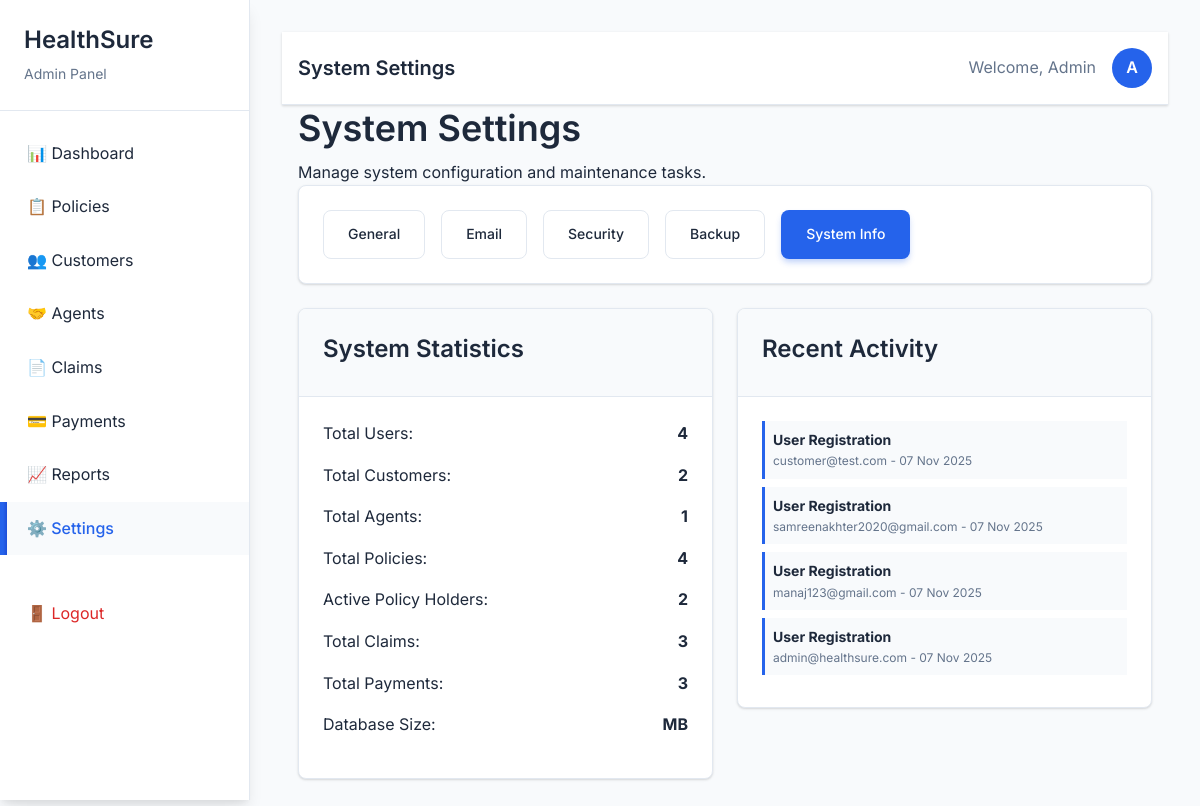
Page /HealthSure/admin/settings.php?tab=system (signed in) on the committed database.
### tables this page shows
CREATE TABLE `users` (
  `user_id` int(11) NOT NULL,
  `email` varchar(255) NOT NULL,
  `password_hash` varchar(255) NOT NULL,
  `role` enum('admin','agent','customer') NOT NULL,
  `status` enum('active','blocked') DEFAULT 'active',
  `created_at` timestamp NOT NULL DEFAULT current_timestamp(),
  `updated_at` timestamp NOT NULL DEFAULT current_timestamp() ON UPDATE current_timestamp()
);

### HealthSure/includes/functions.php (called while the page is built, shortened)
<?php
function format_date($date) {
    return date('d M Y', strtotime($date));
}
?>

### HealthSure/admin/settings.php (the view, shortened to what this page needs)
<?php
require_once '../config/database.php';
require_once '../includes/functions.php';
$tab = $_GET['tab'] ?? 'general';
$stmt = $conn->query("SELECT
                     (SELECT COUNT(*) FROM users) as total_users,
                     (SELECT COUNT(*) FROM customers) as total_customers,
                     (SELECT COUNT(*) FROM agents) as total_agents,
                     (SELECT COUNT(*) FROM policies) as total_policies,
                     (SELECT COUNT(*) FROM policy_holders) as total_policy_holders,
                     (SELECT COUNT(*) FROM claims) as total_claims,
                     (SELECT COUNT(*) FROM payments) as total_payments");
$system_stats = $stmt->fetch(PDO::FETCH_ASSOC);
$stmt = $conn->query("SELECT 'User Registration' as activity, u.email, u.created_at as activity_date
                     FROM users u
                     ORDER BY u.created_at DESC
                     LIMIT 10");
$recent_activity = $stmt->fetchAll(PDO::FETCH_ASSOC);
$stmt = $conn->query("SELECT
                     ROUND(SUM(data_length + index_length) / 1024 / 1024, 1) AS db_size_mb
                     FROM information_schema.tables
                     WHERE table_schema = 'healthsure_db'");
$db_info = $stmt->fetch(PDO::FETCH_ASSOC);
?>
<!DOCTYPE html>
<html lang="en">
<head>
    <link rel="stylesheet" href="../assets/css/style.css">
    <link rel="stylesheet" href="../assets/css/animations.css">
</head>
<body>
    <?php include 'includes/sidebar.php'; ?>
    <div class="main-content">
        <?php include 'includes/header.php'; ?>
        <div class="container">
            <h1>System Settings</h1>
            <p class="text-light">Manage system configuration and maintenance tasks.</p>
            <div class="card mb-4">
                <div class="card-body">
                    <div class="d-flex" style="gap: 1rem;">
                        <a href="?tab=general" class="btn <?php echo $tab === 'general' ? 'btn-primary' : 'btn-outline'; ?>">General</a>
                        <a href="?tab=email" class="btn <?php echo $tab === 'email' ? 'btn-primary' : 'btn-outline'; ?>">Email</a>
                        <a href="?tab=security" class="btn <?php echo $tab === 'security' ? 'btn-primary' : 'btn-outline'; ?>">Security</a>
                        <a href="?tab=backup" class="btn <?php echo $tab === 'backup' ? 'btn-primary' : 'btn-outline'; ?>">Backup</a>
                        <a href="?tab=system" class="btn <?php echo $tab === 'system' ? 'btn-primary' : 'btn-outline'; ?>">System Info</a>
                    </div>
                </div>
            </div>
            <?php if ($tab === 'general'): ?>
                <div class="row">
                    <div class="col-8">
                        <div class="card">
                            <div class="card-header">
                                <h3>General Settings</h3>
                            </div>
                            <div class="card-body">
                                <form method="POST" action="">
                                    <div class="form-group">
                                        <label for="company_name" class="form-label">Company Name</label>
                                        <input type="text" id="company_name" name="company_name" class="form-control"
                                               value="HealthSure Insurance">
                                    </div>
                                    <div class="form-group">
                                        <label for="company_address" class="form-label">Company Address</label>
                                        <textarea id="company_address" name="company_address" class="form-control" rows="3">123 Insurance Street, Business District, City - 123456</textarea>
                                    </div>
                                    <div class="row">
                                        <div class="col-6">
                                            <div class="form-group">
                                                <label for="company_phone" class="form-label">Phone Number</label>
                                                <input type="tel" id="company_phone" name="company_phone" class="form-control"
                                                       value="+1 (555) 123-4567">
                                            </div>
                                        </div>
                                        <div class="col-6">
                                            <div class="form-group">
                                                <label for="company_email" class="form-label">Email Address</label>
                                                <input type="email" id="company_email" name="company_email" class="form-control"
                                                       value="info@healthsure.com">
                                            </div>
                                        </div>
                                    </div>
                                    <div class="form-group">
                                        <label for="currency" class="form-label">Default Currency</label>
                                        <select id="currency" name="currency" class="form-control form-select">
                                            <option value="INR" selected>Indian Rupee (₹)</option>
                                            <option value="USD">US Dollar ($)</option>
                                            <option value="EUR">Euro (€)</option>
                                        </select>
                                    </div>
                                    <div class="form-group">
                                        <label for="timezone" class="form-label">Timezone</label>
                                        <select id="timezone" name="timezone" class="form-control form-select">
                                            <option value="Asia/Kolkata" selected>Asia/Kolkata (IST)</option>
                                            <option value="America/New_York">America/New_York (EST)</option>
                                            <option value="Europe/London">Europe/London (GMT)</option>
                                        </select>
                                    </div>
                                    <button type="submit" name="update_general" class="btn btn-primary">Save Settings</button>
                                </form>
                            </div>
                        </div>
                    </div>
                    <div class="col-4">
                        <div class="card">
                            <div class="card-header">
                                <h3>System Status</h3>
                            </div>
                            <div class="card-body">
                                <div class="mb-3">
                                    <div class="d-flex justify-content-between">
                                        <span>System Status:</span>
                                        <span class="badge badge-success">Online</span>
                                    </div>
                                </div>
                                <div class="mb-3">
                                    <div class="d-flex justify-content-between">
                                        <span>Database:</span>
                                        <span class="badge badge-success">Connected</span>
                                    </div>
                                </div>
                                <div class="mb-3">
                                    <div class="d-flex justify-content-between">
                                        <span>PHP Version:</span>
                                        <span><?php echo PHP_VERSION; ?></span>
                                    </div>
                                </div>
                                <div class="mb-3">
                                    <div class="d-flex justify-content-between">
                                        <span>Server Time:</span>
                                        <span><?php echo date('Y-m-d H:i:s'); ?></span>
                                    </div>
                                </div>
                            </div>
                        </div>
                    </div>
                </div>
            <?php elseif ($tab === 'system'): ?>
                <div class="row">
                    <div class="col-6">
                        <div class="card">
                            <div class="card-header">
                                <h3>System Statistics</h3>
                            </div>
                            <div class="card-body">
                                <div class="mb-3">
                                    <div class="d-flex justify-content-between">
                                        <span>Total Users:</span>
                                        <strong><?php echo $system_stats['total_users']; ?></strong>
                                    </div>
                                </div>
                                <div class="mb-3">
                                    <div class="d-flex justify-content-between">
                                        <span>Total Customers:</span>
                                        <strong><?php echo $system_stats['total_customers']; ?></strong>
                                    </div>
                                </div>
                                <div class="mb-3">
                                    <div class="d-flex justify-content-between">
                                        <span>Total Agents:</span>
                                        <strong><?php echo $system_stats['total_agents']; ?></strong>
                                    </div>
                                </div>
                                <div class="mb-3">
                                    <div class="d-flex justify-content-between">
                                        <span>Total Policies:</span>
                                        <strong><?php echo $system_stats['total_policies']; ?></strong>
                                    </div>
                                </div>
                                <div class="mb-3">
                                    <div class="d-flex justify-content-between">
                                        <span>Active Policy Holders:</span>
                                        <strong><?php echo $system_stats['total_policy_holders']; ?></strong>
                                    </div>
                                </div>
                                <div class="mb-3">
                                    <div class="d-flex justify-content-between">
                                        <span>Total Claims:</span>
                                        <strong><?php echo $system_stats['total_claims']; ?></strong>
                                    </div>
                                </div>
                                <div class="mb-3">
                                    <div class="d-flex justify-content-between">
                                        <span>Total Payments:</span>
                                        <strong><?php echo $system_stats['total_payments']; ?></strong>
                                    </div>
                                </div>
                                <div class="mb-3">
                                    <div class="d-flex justify-content-between">
                                        <span>Database Size:</span>
                                        <strong><?php echo $db_info['db_size_mb']; ?> MB</strong>
                                    </div>
                                </div>
                            </div>
                        </div>
                    </div>
                    <div class="col-6">
                        <div class="card">
                            <div class="card-header">
                                <h3>Recent Activity</h3>
                            </div>
                            <div class="card-body">
                                <?php foreach ($recent_activity as $activity): ?>
                                    <div class="mb-2 p-2" style="border-left: 3px solid var(--primary-color); background: var(--light-bg);">
                                        <div style="font-size: 0.875rem;">
                                            <strong><?php echo $activity['activity']; ?></strong>
                                        </div>
                                        <div style="font-size: 0.75rem; color: var(--text-light);">
                                            <?php echo htmlspecialchars($activity['email']); ?> -
                                            <?php echo format_date($activity['activity_date']); ?>
                                        </div>
                                    </div>
                                <?php endforeach; ?>
                            </div>
                        </div>
                    </div>
                </div>
            <?php endif; ?>
        </div>
    </div>
</body>
</html>

### rows in the picture
users: activity "User Registration", email "customer@test.com", created_at "07 Nov 2025"
users: activity "User Registration", email "samreenakhter2020@gmail.com", created_at "07 Nov 2025"
users: activity "User Registration", email "manaj123@gmail.com", created_at "07 Nov 2025"
users: activity "User Registration", email "admin@healthsure.com", created_at "07 Nov 2025"

### other values in the picture
$page_titles[basename($_SERVER['PHP_SELF'])] "System Settings"
$system_stats['total_users'] "4"
$system_stats['total_customers'] "2"
$system_stats['total_agents'] "1"
$system_stats['total_policies'] "4"
$system_stats['total_policy_holders'] "2"
$system_stats['total_claims'] "3"
$system_stats['total_payments'] "3"
